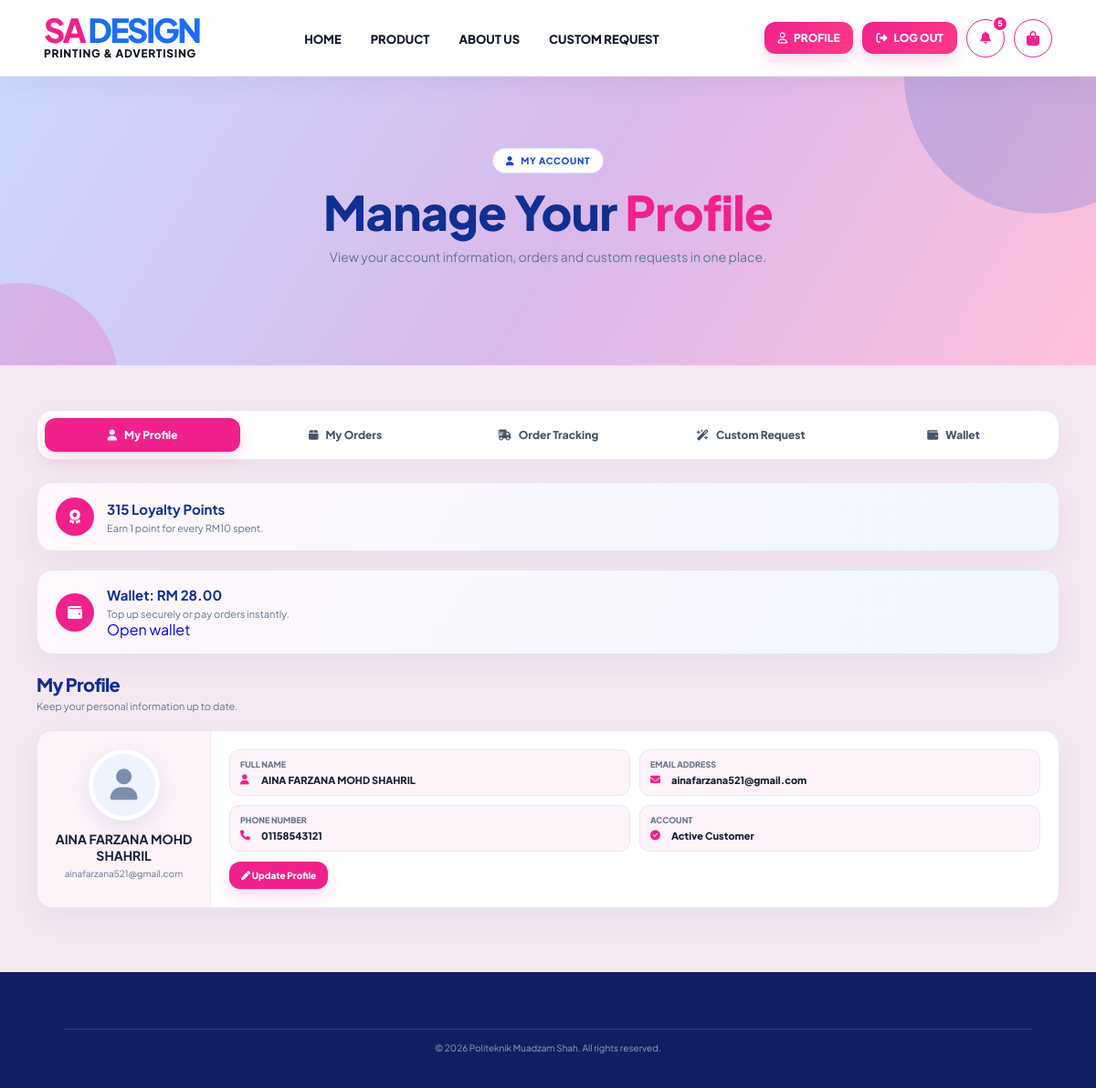
Page /cust_profile.php (signed in) on the committed database.
### tables this page shows
CREATE TABLE `wallet_accounts` (
  `customer_id` int(11) NOT NULL,
  `balance` decimal(12,2) NOT NULL DEFAULT 0.00,
  `updated_at` datetime NOT NULL DEFAULT current_timestamp() ON UPDATE current_timestamp()
);

CREATE TABLE `customers` (
  `id` int(11) NOT NULL,
  `name` varchar(100) DEFAULT NULL,
  `email` varchar(100) DEFAULT NULL,
  `password` varchar(100) DEFAULT NULL,
  `phone_number` varchar(12) NOT NULL,
  `address` varchar(100) NOT NULL,
  `profile_image` varchar(255) DEFAULT NULL,
  `reset_token` varchar(255) DEFAULT NULL,
  `reset_expires` datetime DEFAULT NULL,
  `remember_token` varchar(255) DEFAULT NULL,
  `remember_expires` datetime DEFAULT NULL
);

### cust_profile.php (the view, shortened to what this page needs)
<?php
include("db.php");
$customer_id = $_SESSION['customer_id'];
$page = $_GET['page'] ?? 'profile';
$sql = "SELECT * FROM customers WHERE id = ?";
$order_sql = "SELECT * FROM orders
              WHERE user_id = ?
              ORDER BY created_at DESC";
$order_stmt = mysqli_prepare($conn, $order_sql);
mysqli_stmt_bind_param($order_stmt, "i", $customer_id);
mysqli_stmt_execute($order_stmt);
$order_result = mysqli_stmt_get_result($order_stmt);
$orders = [];
if ($order_result) {
    while ($row = mysqli_fetch_assoc($order_result)) {
        $orderNo = $row['order_number'];
        if (!isset($orders[$orderNo])) {
            $orders[$orderNo] = [
                'order_number' => $row['order_number'],
                'created_at' => $row['created_at'],
                'status' => $row['status'],
                'payment_method' => $row['payment_method'] ?? 'N/A',
                'collection_method' => $row['collection_method'] ?? 'N/A',
                'shipping_fee' => (float)($row['shipping_fee'] ?? 0),
                'products' => [],
                'subtotal' => 0
            ];
        }
        $quantity = max(1, (int)($row['quantity'] ?? 1));
        $unitPrice = (float)($row['unit_price'] ?? 0);
        $lineTotal = (float)($row['order_total'] ?? ($unitPrice * $quantity));
        $orders[$orderNo]['products'][] = [
            'product_name' => $row['product_name'] ?? 'Product',
            'quantity' => $quantity,
            'unit_price' => $unitPrice,
            'line_total' => $lineTotal,
            'size' => $row['size'] ?? 'Standard'
        ];
        $orders[$orderNo]['subtotal'] += $lineTotal;
        $orders[$orderNo]['status'] = $row['status'] ?? $orders[$orderNo]['status'];
        $orders[$orderNo]['payment_method'] = $row['payment_method'] ?? $orders[$orderNo]['payment_method'];
        $orders[$orderNo]['collection_method'] = $row['collection_method'] ?? $orders[$orderNo]['collection_method'];
        $orders[$orderNo]['shipping_fee'] = (float)($row['shipping_fee'] ?? $orders[$orderNo]['shipping_fee']);
    }
}
$order_list = array_values($orders);
$stmt = mysqli_prepare($conn, $sql);
mysqli_stmt_bind_param($stmt, "i", $customer_id);
mysqli_stmt_execute($stmt);
$result = mysqli_stmt_get_result($stmt);
$customer = mysqli_fetch_assoc($result);
$custName = $customer['name'];
$custEmail = $customer['email'];
$loyalty_stmt = mysqli_prepare($conn, "SELECT COALESCE(SUM(order_total), 0) AS total_spent FROM orders WHERE user_id = ?");
mysqli_stmt_bind_param($loyalty_stmt, "i", $customer_id);
mysqli_stmt_execute($loyalty_stmt);
$loyalty_row = mysqli_fetch_assoc(mysqli_stmt_get_result($loyalty_stmt));
$loyalty_points = (int) floor(((float)($loyalty_row['total_spent'] ?? 0)) / 10);
$custPhone = $customer['phone_number'];
$wallet_stmt = mysqli_prepare($conn, "SELECT balance FROM wallet_accounts WHERE customer_id = ?");
if ($wallet_stmt) {
    mysqli_stmt_bind_param($wallet_stmt, "i", $customer_id);
    mysqli_stmt_execute($wallet_stmt);
    $wallet_row = mysqli_fetch_assoc(mysqli_stmt_get_result($wallet_stmt));
    $wallet_balance = (float)($wallet_row['balance'] ?? 0);
} else {
    $wallet_balance = 0;
}
$custom_requests = [];
$custom_sql = "SELECT * FROM custom_request
               WHERE email = ?
               ORDER BY id DESC";
$custom_stmt = mysqli_prepare($conn, $custom_sql);
if ($custom_stmt) {
    mysqli_stmt_bind_param($custom_stmt, "s", $custEmail);
    mysqli_stmt_execute($custom_stmt);
    $custom_result = mysqli_stmt_get_result($custom_stmt);
    if ($custom_result) {
        while ($custom_row = mysqli_fetch_assoc($custom_result)) {
            $custom_requests[] = $custom_row;
        }
    }
}
$notifications = [];
foreach ($custom_requests as $custom_notification) {
    if (isset($custom_notification['price']) && is_numeric($custom_notification['price'])
        && (float)$custom_notification['price'] > 0
        && strcasecmp((string)($custom_notification['payment_status'] ?? 'Pending'), 'Paid') !== 0) {
        $notifications[] = [
            'icon' => 'fa-credit-card',
            'text' => 'Quotation ready for CR' . str_pad((string)$custom_notification['id'], 3, '0', STR_PAD_LEFT),
            'link' => 'cust_profile.php?page=custom'
        ];
    }
}
foreach ($order_list as $notification_order) {
    $notifications[] = [
        'icon' => 'fa-box',
        'text' => 'Order ' . $notification_order['order_number'] . ' is ' . ($notification_order['status'] ?? 'Pending'),
        'link' => 'cust_profile.php?page=tracking'
    ];
    if (count($notifications) >= 5) {
        break;
    }
}
$notificationCount = count($notifications);
?>
<!DOCTYPE html>
<html lang="en">
<head>
<link rel="stylesheet" href="https://cdnjs.cloudflare.com/ajax/libs/font-awesome/6.5.2/css/all.min.css">
<link rel="stylesheet" href="ui_polish.css">
</head>
<body>
<nav class="navbar">
    <a class="nav-logo" href="index.php" title="Back to Home">
        <div class="logo-text">
            <span class="logo-title"><span class="logo-sa">SA</span> <span class="logo-design">DESIGN</span></span>
            <span class="logo-subtitle">PRINTING &amp; ADVERTISING</span>
        </div>
    </a>
    <ul class="nav-links" id="mainNav">
        <li><a href="index.php">Home</a></li>
        <li><a href="index.php#products-section">Product</a></li>
        <li><a href="about.php">About Us</a></li>
        <li><a href="custom_request.php" class="<?php echo $page === 'custom' ? 'active' : ''; ?>">Custom Request</a></li>
    </ul>
    <div class="nav-icons">
        <a href="cust_profile.php" class="login-pill"><i class="fa-regular fa-user"></i><span>PROFILE</span></a>
        <button type="button" class="login-pill logout-pill" onclick="openLogoutModal()"><i class="fa-solid fa-right-from-bracket"></i><span>LOG OUT</span></button>
        <div class="notification-wrap">
            <button type="button" class="icon-btn notification-btn" aria-label="Notifications">
                <i class="fa-solid fa-bell"></i>
                <?php if ($notificationCount > 0): ?><span class="notification-badge"><?php echo min($notificationCount, 9); ?></span><?php endif; ?>
            </button>
        </div>
        <a href="cart.php" class="icon-btn" aria-label="Cart"><i class="fa-solid fa-bag-shopping"></i></a>
    </div>
</nav>
<section class="hero">
    <div class="hero-inner">
        <span class="badge"><i class="fa-solid fa-user"></i> MY ACCOUNT</span>
        <h1>Manage Your <span>Profile</span></h1>
        <p>View your account information, orders and custom requests in one place.</p>
    </div>
</section>
<div class="account-wrap">
    <div class="account-tabs">
        <a href="cust_profile.php?page=profile" class="<?php echo $page === 'profile' ? 'active' : ''; ?>"><i class="fa-solid fa-user"></i> My Profile</a>
        <a href="cust_profile.php?page=orders" class="<?php echo $page === 'orders' ? 'active' : ''; ?>"><i class="fa-solid fa-box"></i> My Orders</a>
        <a href="cust_profile.php?page=tracking" class="<?php echo $page === 'tracking' ? 'active' : ''; ?>"><i class="fa-solid fa-truck-fast"></i> Order Tracking</a>
        <a href="cust_profile.php?page=custom" class="<?php echo $page === 'custom' ? 'active' : ''; ?>"><i class="fa-solid fa-wand-magic-sparkles"></i> Custom Request</a>
        <a href="wallet.php"><i class="fa-solid fa-wallet"></i> Wallet</a>
    </div>
    <div class="card loyalty-card"><i class="fa-solid fa-award"></i><div><strong><?= number_format($loyalty_points) ?> Loyalty Points</strong><p>Earn 1 point for every RM10 spent.</p></div></div>
    <div class="card loyalty-card"><i class="fa-solid fa-wallet"></i><div><strong>Wallet: RM <?= number_format($wallet_balance, 2) ?></strong><p>Top up securely or pay orders instantly.</p><a href="wallet.php">Open wallet</a></div></div>
    <?php if ($page === 'profile'): ?>
        <div class="section-title"><div><h2>My Profile</h2><p>Keep your personal information up to date.</p></div></div>
        <div class="card profile-card">
            <div class="profile-side">
                <div class="avatar">
                    <?php $profile_img = $customer['profile_image'] ?? ''; $profile_path = 'images/profile/' . $profile_img; ?>
                    <?php if (!empty($profile_img) && file_exists($profile_path)): ?>
                        <img src="<?php echo htmlspecialchars($profile_path); ?>" alt="Profile Picture">
                    <?php else: ?>
                        <i class="fa-solid fa-user"></i>
                    <?php endif; ?>
                </div>
                <h3><?php echo htmlspecialchars($custName); ?></h3>
                <p><?php echo htmlspecialchars($custEmail); ?></p>
            </div>
            <div class="edit-main">
                <div class="info-grid">
                    <div class="info-item"><label>Full Name</label><div class="info-value"><i class="fa-solid fa-user"></i><?php echo htmlspecialchars($custName); ?></div></div>
                    <div class="info-item"><label>Email Address</label><div class="info-value"><i class="fa-solid fa-envelope"></i><?php echo htmlspecialchars($custEmail); ?></div></div>
                    <div class="info-item"><label>Phone Number</label><div class="info-value"><i class="fa-solid fa-phone"></i><?php echo htmlspecialchars($custPhone); ?></div></div>
                    <div class="info-item"><label>Account</label><div class="info-value"><i class="fa-solid fa-circle-check"></i> Active Customer</div></div>
                </div>
                <button type="button" class="primary-btn" onclick="openUpdateProfile()"><i class="fa-solid fa-pen"></i> Update Profile</button>
            </div>
        </div>
    <?php endif; ?>
</div>
<footer class="footer">
    <div class="footer-line">© 2026 Politeknik Muadzam Shah. All rights reserved.</div>
</footer>
</body>
</html>

### ui_polish.css (style rules this page uses)
:root { --sa-blue:#1557d6; --sa-deep-blue:#102f91; --sa-pink:#f0208d; --sa-ink:#172033; --sa-muted:#64748b; --sa-line:#e2e7f1; --sa-surface:#f6e8f2; --sa-button-radius:12px; }
html { scroll-behavior:smooth; }
body, button, input, select, textarea { font-family:'Plus Jakarta Sans', Arial, sans-serif; }
button, a, input, select, textarea { -webkit-tap-highlight-color:transparent; }
:is( .btn, .btn-primary, .btn-secondary, .btn-add-cart, .btn-buy-now, .btn-banner, .btn-view, .back-btn, .add-cart-btn, .finder-view-btn, .primary, .primary-btn, .secondary, .submit, .save-btn, .cancel-btn, .accordion-header, .nav-btn, .logout-btn, .confirm-btn, .checkout-btn, .apply-btn, .cta-button, .auth-popup-btn, .forgot-cancel-btn, .forgot-submit-btn, .login-pill, .login-required-button, .review-submit, .receipt-btn, .receipt-action, .studio-login, .tool ) { border-radius:var(--sa-button-radius) !important; }
:is(.icon-btn, .cart-btn, .studio-cart, .color, .qty-btn, .remove-btn, .nav-arrow, .float-top, .login-required-close, .receipt-close, .form-password-toggle) { border-radius:50%; }
body { text-rendering:optimizeLegibility; }
.navbar, .studio-navbar { box-shadow:0 8px 24px rgba(17,31,80,.05); }
:is(.product-card, .about-card, .smart-finder-card, .price-card, .promo-info-card, .reviews-card, .summary-card, .cart-section, .custom-card, .order-card, .card) { transition:transform .25s ease, box-shadow .25s ease, border-color .25s ease; }
:is(.btn-primary, .btn-add-cart, .btn-buy-now, .checkout-btn, .confirm-btn, .primary-btn, .submit, .cta-button):hover { transform:translateY(-2px); filter:saturate(1.08); }
:is(.container, .account-wrap, .product-detail-section) { animation:sa-page-enter .45s ease both; }
.loyalty-card { display:flex; align-items:center; gap:14px; margin-bottom:20px; padding:16px 20px; background:linear-gradient(120deg,#fff8fc,#f1f6ff); }
.loyalty-card > i { display:grid; place-items:center; width:42px; height:42px; border-radius:50%; background:#f0208d; color:#fff; }
.loyalty-card strong { color:#102f91; font-size:15px; }
.loyalty-card p { margin-top:4px; color:#64748b; font-size:11px; }
body { background:var(--sa-surface); color:var(--sa-ink); }
:is(button, .btn, .btn-primary, .btn-secondary, .btn-view, .primary-btn, .submit, .checkout-btn, .confirm-btn, .save-btn) { transition:transform .2s ease, box-shadow .2s ease, filter .2s ease; }
:is(.container, .account-wrap, .product-detail-section, .cart-container, .wishlist-container) { width:min(1120px,calc(100% - 80px)); margin-left:auto; margin-right:auto; }
:is(.section-title h1, .section-title h2, .hero h1, .product-hero h2) { font-weight:900; letter-spacing:-.7px; }
*, *::before, *::after { box-sizing:border-box; }
input, select, textarea, button { max-width:100%; }
html, body { max-width:100%; }
body { overflow-x:hidden; }
:is(.main-content, .content, .page-content, .table-card, .profile-card, .checkout-main, .cart-main, .detail-grid, .layout, .form-card, .payment-card, .wallet-container) { min-width:0; }

### rows in the picture
wallet_accounts: balance "28.00"
customers: name "AINA FARZANA MOHD SHAHRIL", email "ainafarzana521@gmail.com", phone_number "01158543121"

### other values in the picture
min($notificationCount, 9) "5"
$loyalty_points "315"
